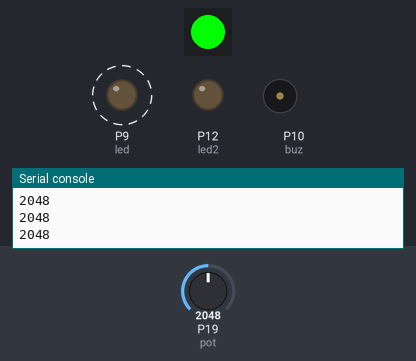
Simulated run of this program. Board: Pycom board running MicroPython. Shown: 1 RGB LEDs in strip order, left to right, output pins drawn as LEDs (lit = HIGH), buzzer (waves = sounding, pin HIGH), the last lines printed to the serial console. Dashed ring = blinking. The inputs (shaded band) are chosen by the test bench; at power-on: P19 (pot) = 2048 (analog values on the 0–4095 scale).

Above: at 7.5 s.
7.6 s: P19 (pot) set to 0
At 8.2 s:
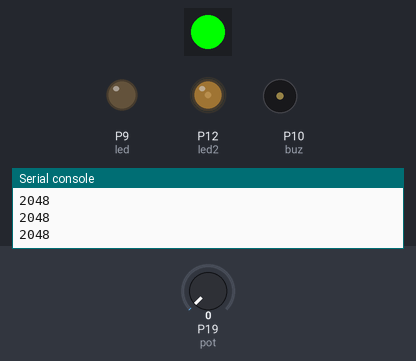
11.1 s: P19 (pot) set to 491
At 13.15 s:
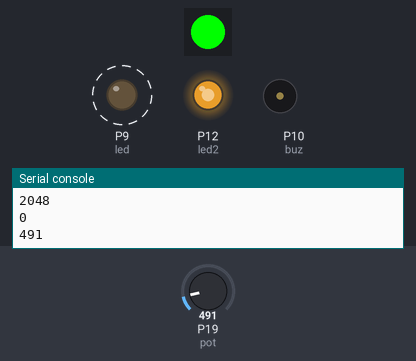
Timing chart, 0 to 21.3 s (numbered marks = the images above; inputs shaded):
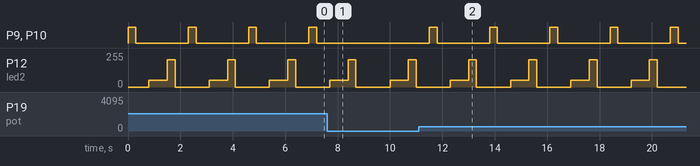

Measured:
- after the input at 7.6 s, P9 (led), P10 (buz): stays LOW (without the input it goes to HIGH after 1.6 s)
- after the input at 11.1 s, P9 (led), P10 (buz): alternates HIGH for 0.30 s and LOW for 2.0 s, starting after 0.40 s
- by itself, P9 (led), P10 (buz): alternates HIGH for 0.30 s and LOW for 2.0 s
- by itself, P12 (led2): repeats every 2.3 s: 204/255 0.30 s, 0/255 1.3 s, 51/255 0.70 s

The program:

adc.py
```python
from machine import  Pin,  ADC,  PWM
import time,  pycom

pycom.heartbeat(True)

pot = Pin('P19', mode=Pin.IN)
led= Pin('P9', mode=Pin.OUT)
led2=Pin('P12',  mode=Pin.OUT)
rgb=pycom.rgbled(0xFF00)
buz = Pin('P10',  mode=Pin.OUT)

adc = ADC()             # create an ADC object
apin = adc.channel(pin=pot)   # create an analog pin on P19
pwm = PWM(0, frequency=349)  # use PWM timer 0, with a frequency of 50KHz

while(True):
    val = apin()     # read an analog value
    led.value(val)
    buz.value(val)
    print(val)
    time.sleep(0.3)
    led.value(0)
    buz.value(0)


    # create pwm channel on pin P12 with a duty cycle of 50%
    time.sleep(0.5)
    pwm_c = pwm.channel(1, pin=led2, duty_cycle=0.2)
    time.sleep(0.7)
    pwm_c.duty_cycle(0.8) # change the duty cycle to 30%
    time.sleep(0.3)
    pwm_c.duty_cycle(0.0)
    time.sleep(0.5)
```
